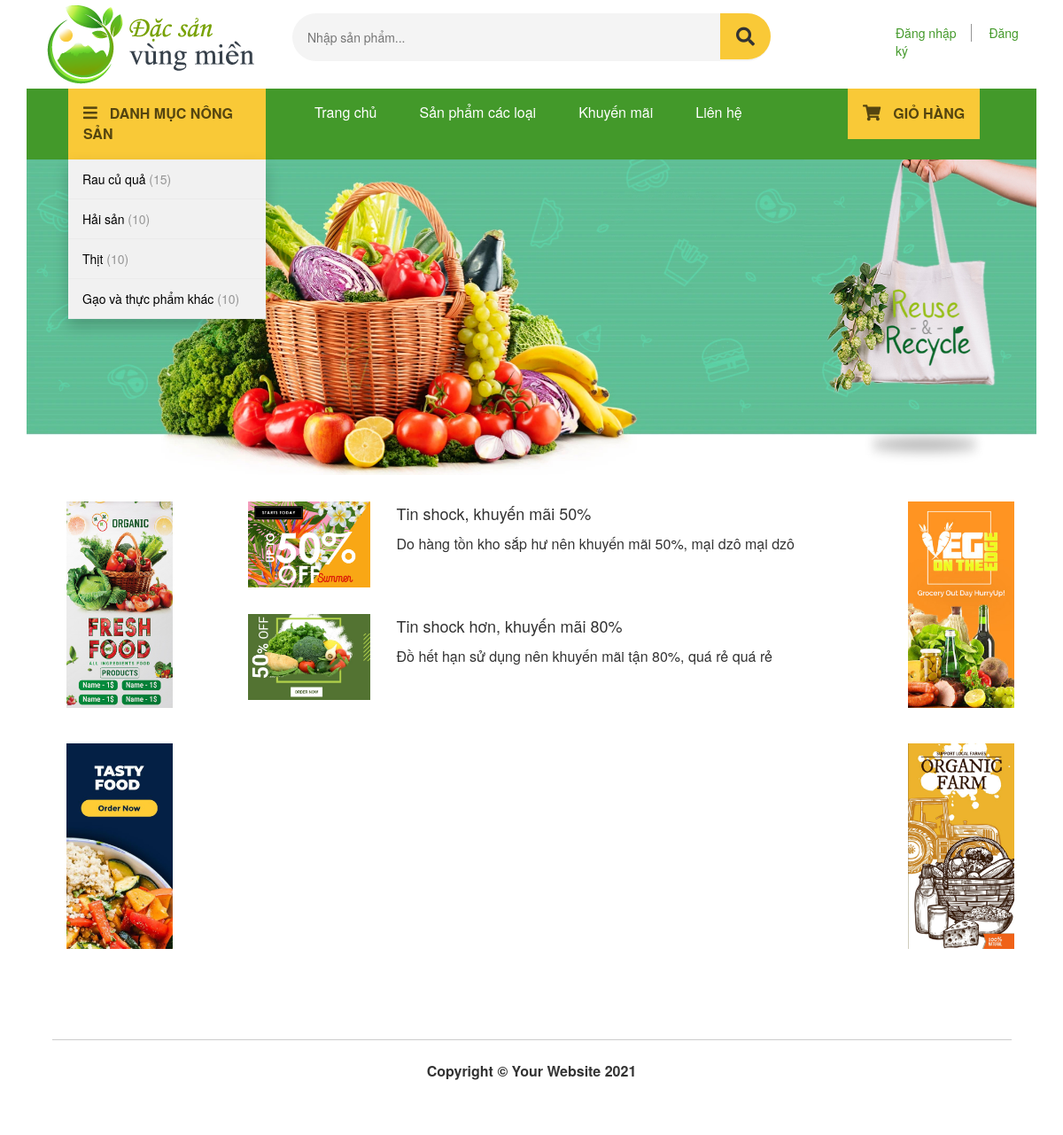
Before: /news.php with the older database file.
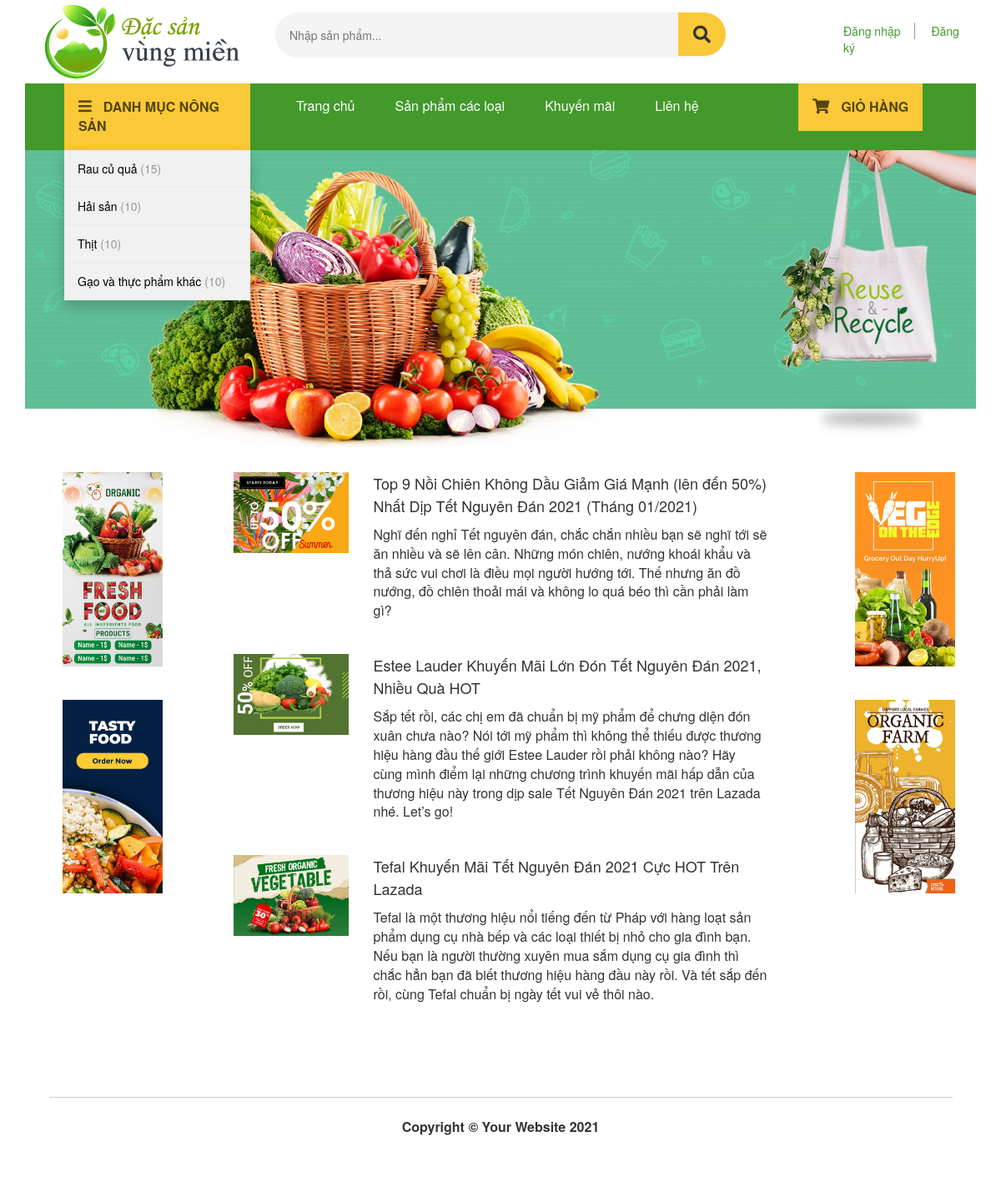
After: the same page with the newer database file.
### tables this page shows
CREATE TABLE `categories` (
  `cat_id` int(11) NOT NULL,
  `cat_title` varchar(255) NOT NULL
);

CREATE TABLE `news` (
  `news_id` int(10) NOT NULL,
  `news_title` text NOT NULL,
  `short_desc` text NOT NULL,
  `image` varchar(255) NOT NULL,
  `page` varchar(255) NOT NULL
);

### resource/functions.php (called while the page is built, shortened)
<?php
function query($sql) {
    global $connection;
    return mysqli_query($connection, $sql);
}
function fetch_array($result){
    return mysqli_fetch_array($result);
}
?>

### public/news.php (the view, shortened to what the changed rows need)
<?php include(TEMPLATE_FRONT . DS . "header.php") ?>
<div class="container-horizontal">
    <div class="col-md-8">
        <div class="news-list">
        <?php
            $queryString = "SELECT * FROM news";
            $query = query($queryString);
            while($row = fetch_array($query)):
                $title = $row['news_title'];
                $shortDesc = $row['short_desc'];
                $image = $row['image'];
                $page = $row['page'];
        ?>
                <div class="news-element">
                    <a href="<?php echo $page?>">
                        <div class="container-horizontal">
                            <div class="col-md-3">
                                <img class="thumbnail-img" src="images/News_Thumbnail/<?php echo $image?>">
                            </div>
                            <div class="col-md-9">
                                <h4 class="news-title" style="margin-top: 0; line-height: 1.5em;"><?php echo $title?></h4>
                                <p class="news-short-desc" style="font-size: 16px;"><?php echo $shortDesc?></p>
                            </div>
                        </div>
                    </a>
                </div>
        <?php
            endwhile;
        ?>
        </div>
    </div>
</div>
<?php include(TEMPLATE_FRONT . DS . "footer.php") ?>

### resource/templates/front/header.php (shortened to what the changed rows need)
<!DOCTYPE html>
<html lang="en">
<head>
    <link href="//maxcdn.bootstrapcdn.com/bootstrap/3.3.0/css/bootstrap.min.css"
    rel="stylesheet" id="bootstrap-css">
    <link rel="stylesheet" href="https://pro.fontawesome.com/releases/v5.10.0/css/all.css"
/>
    <link rel="stylesheet" href="css/fontawesome.min.css">
    <link href="css/shop-homepage.css" rel="stylesheet">
    <link href="css/homepage.css" rel="stylesheet">
    <link href="css/style.css" rel="stylesheet">
</head>
<body>
    <div class="container-fluid">
        <div class="container">
              <nav class="container-fluid navbar-expand-lg navbar-light">
                <div class="row">
                    <div class="col-md-3">
                        <div class="dropdown">
                            <div class="dropdown-content">
                            <?php
                                $queryString = "SELECT product_category_id, cat_title, cat_id, COUNT(product_id) AS total FROM products JOIN categories
                                ON categories.cat_id = products.product_category_id GROUP BY product_category_id ";
                                $query = query($queryString);
                                while($row = fetch_array($query)):
                                    $total = $row['total'];
                                    $categoryName = $row['cat_title'];
                                    $categoryID = $row['cat_id'];
                            ?>
                                <a href="category.php?cat=<?php echo $categoryID?>&page=1&filter=0"><?php echo $categoryName?> <span>(<?php echo $total?>)</span></a>
                                <?php endwhile ?>
                            </div>
                        </div>
                    </div>
                </div>
            </nav>

Changed rows visible on the page:
changed news: news_title "Tin shock, khuyến mãi 50%" → "Top 9 Nồi Chiên Không Dầu Giảm Giá Mạnh (lên đến 50%) Nhất Dịp Tết Nguyên Đán 2021 (Tháng 01/2021)"; short_desc "Do hàng tồn kho sắp hư nên khuyến mãi 50%, mại dzô mại dzô" → "Nghĩ đến nghỉ Tết nguyên đán, chắc chắn nhiều bạn sẽ nghĩ tới sẽ ăn nhiều và sẽ lên cân. Những món chiên, nướng khoái khẩu và thả sức vui chơi là điều mọi người hướng tới. Thế nhưng ăn đồ nướng, đồ chiên thoải mái và không lo quá béo thì cần phải làm gì?"
changed news: news_title "Tin shock hơn, khuyến mãi 80%" → "Estee Lauder Khuyến Mãi Lớn Đón Tết Nguyên Đán 2021, Nhiều Quà HOT"; short_desc "Đồ hết hạn sử dụng nên khuyến mãi tận 80%, quá rẻ quá rẻ" → "Sắp tết rồi, các chị em đã chuẩn bị mỹ phẩm để chưng diện đón xuân chưa nào? Nói tới mỹ phẩm thì không thể thiếu được thương hiệu hàng đầu thế giới Estee Lauder rồi phải không nào? Hãy cùng mình điểm lại những chương trình khuyến mãi hấp dẫn của thương hiệu này trong dịp sale Tết Nguyên Đán 2021 trên Lazada nhé. Let’s go!"
added news: image (picture), news_title "Tefal Khuyến Mãi Tết Nguyên Đán 2021 Cực HOT Trên Lazada", short_desc "Tefal là một thương hiệu nổi tiếng đến từ Pháp với hàng loạt sản phẩm dụng cụ nhà bếp và các loại thiết bị nhỏ cho gia đình bạn. Nếu bạn là người thường xuyên mua sắm dụng cụ gia đình thì chắc hẳn bạn đã biết thương hiệu hàng đầu này rồi. Và tết sắp đến rồi, cùng Tefal chuẩn bị ngày tết vui vẻ thôi nào."
